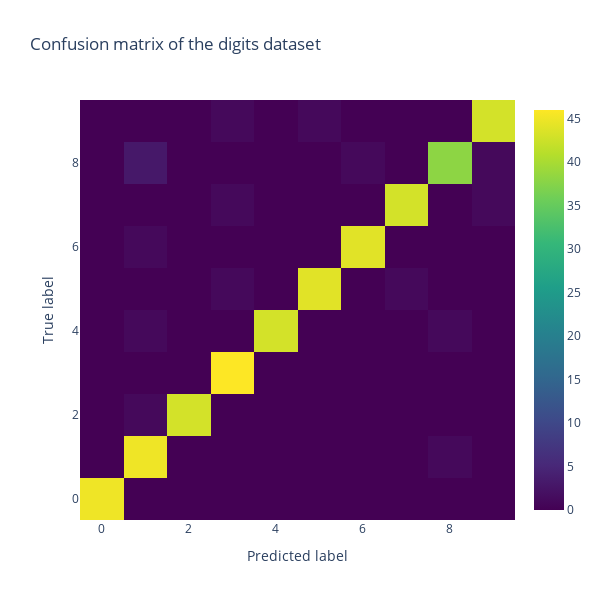

Notebook code cell kept with this figure:
### Markdown cell above
### Confusion Matrix

The confusion_matrix function evaluates classification accuracy by computing the confusion matrix with each row corresponding to the true class.

By definition, entry $i,j$ in a confusion matrix is the number of observations actually in class $i$, but predicted to be in class $j$.

### Code cell
from sklearn.metrics import confusion_matrix

cm = confusion_matrix(y_test, clf.predict(X_test))
fig = go.Figure(data=go.Heatmap(z=cm, x=clf.classes_, y=clf.classes_, colorscale='Viridis'))
fig.update_layout(title='Confusion matrix of the digits dataset',
                  autosize=False, width=600, height=600)
fig.update_xaxes(title_text='Predicted label')
fig.update_yaxes(title_text='True label')
fig

### Figure 1 — Plotly figure (JSON) as saved in the notebook; plotly's stock layout.template omitted (floating-point values rounded to 4 significant figures)
{"data": [{"colorscale": [[0, "#440154"], [0.1111, "#482878"], [0.2222, "#3e4989"], [0.3333, "#31688e"], [0.4444, "#26828e"], [0.5556, "#1f9e89"], [0.6667, "#35b779"], [0.7778, "#6ece58"], [0.8889, "#b5de2b"], [1, "#fde725"]], "type": "heatmap", "x": [0, 1, 2, 3, 4, 5, 6, 7, 8, 9], "y": [0, 1, 2, 3, 4, 5, 6, 7, 8, 9], "z": [[45, 0, 0, 0, 0, 0, 0, 0, 0, 0], [0, 45, 0, 0, 0, 0, 0, 0, 1, 0], [0, 1, 43, 0, 0, 0, 0, 0, 0, 0], [0, 0, 0, 46, 0, 0, 0, 0, 0, 0], [0, 1, 0, 0, 43, 0, 0, 0, 1, 0], [0, 0, 0, 1, 0, 44, 0, 1, 0, 0], [0, 1, 0, 0, 0, 0, 44, 0, 0, 0], [0, 0, 0, 1, 0, 0, 0, 43, 0, 1], [0, 3, 0, 0, 0, 0, 1, 0, 38, 1], [0, 0, 0, 1, 0, 1, 0, 0, 0, 43]]}], "layout": {"autosize": false, "height": 600, "title": {"text": "Confusion matrix of the digits dataset"}, "width": 600, "xaxis": {"autorange": true, "range": [-0.5, 9.5], "title": {"text": "Predicted label"}, "type": "linear"}, "yaxis": {"autorange": true, "range": [-0.5, 9.5], "title": {"text": "True label"}, "type": "linear"}}}
